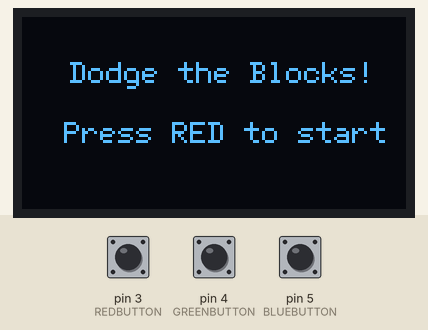
Simulated run of this sketch. Board: Arduino Uno, built with avr-gcc and run on an emulated ATmega328P. Shown: 128×64 one-colour display. Inputs (shaded band) come from the test bench; at power-on: pin 3 (REDBUTTON) HIGH, pin 4 (GREENBUTTON) HIGH, pin 5 (BLUEBUTTON) HIGH. Random numbers use the default seed unless the sketch sets one.

Above: at 1.2 s.
1.3 s: pin 3 (REDBUTTON) pulled LOW for 0.15 s
At 1.43 s:
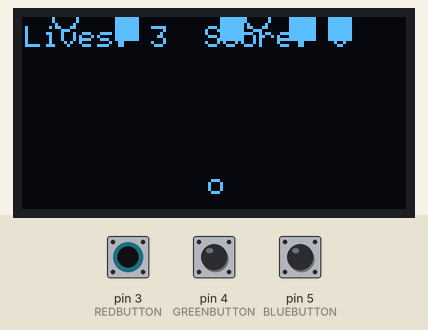
3.2 s: pin 4 (GREENBUTTON) pulled LOW for 0.15 s
At 3.32 s:
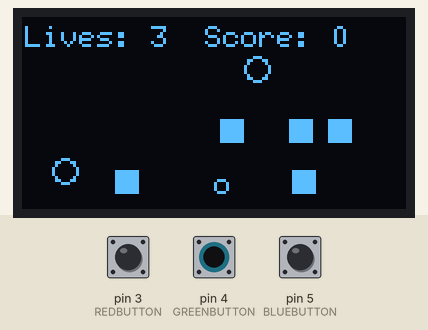
4.8 s: pin 5 (BLUEBUTTON) pulled LOW for 1 s
At 8.5 s:
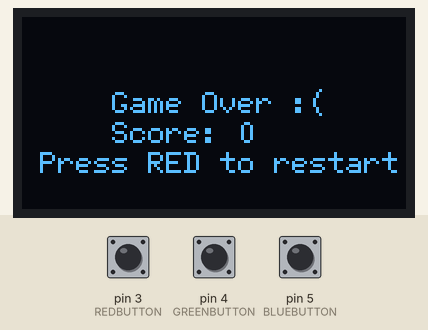
8.8 s: pin 3 (REDBUTTON) pulled LOW for 1 s
At 8.95 s:
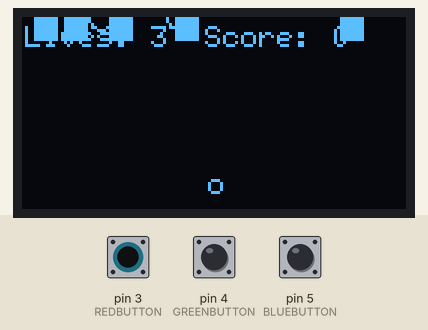
11.3 s: pin 4 (GREENBUTTON) pulled LOW for 1 s
At 11.51 s:
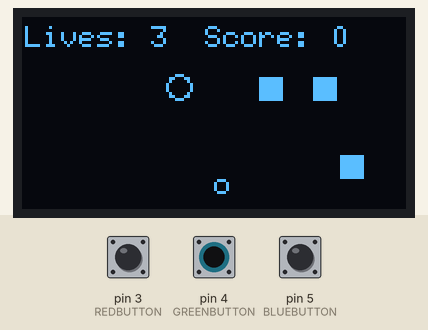
13.8 s: pin 5 (BLUEBUTTON) pulled LOW for 0.15 s
At 13.96 s:
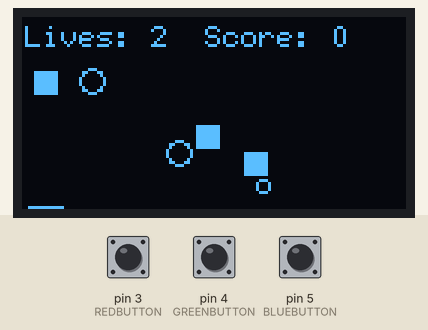

Measured:
- after the input at 1.3 s, the display: changes after 0.08 s (image 1)
- after the input at 8.8 s, the display: changes after 0.10 s (image 4)

The sketch:

dodgetheblocks.ino
```cpp
#include <Arduino.h>
#include <U8g2lib.h>
#include <SPI.h>
#include <time.h>

U8G2_SSD1309_128X64_NONAME0_F_4W_HW_SPI u8g2(U8G2_R0, /* cs=*/ 10, /* dc=*/ 9, /* reset=*/ 8);

#define BLUEBUTTON 5
#define GREENBUTTON 4
#define REDBUTTON 3
#define YELLOWBUTTON 2

class Player{
  public:
    float playerX;
    float playerY;
    int playerSpeed = 2;
    int playerScore = 0;
    int playerLives = 3;

  Player(){
    playerX = 64;
    playerY = 56;
  }

  void render(){
    u8g2.drawCircle(playerX, playerY, 2);
  }

  void update(){
    if(digitalRead(BLUEBUTTON) == LOW){
      playerX -= playerSpeed;
    }

    if(digitalRead(GREENBUTTON) == LOW){
      playerX += playerSpeed;
    }

    //limit the player to screen bounds
    if(playerX < 0) playerX = 0;
    if(playerX > 128) playerX = 128;
  }

  void reset(){
    playerScore = 0;
    playerLives = 3;
    playerX = 64;
    playerY = 56;
  }
};

class Obstacle{
  public:
    float obstacleX;
    float obstacleY;
    int obstacleSpeed;

  Obstacle(){
    obstacleX = rand() % 128;
    obstacleY = 0; //set to 0
    obstacleSpeed = 2 + rand() % 3;
  }

  void render(){
    u8g2.drawBox(obstacleX, obstacleY, 8, 8);
  }

  void update(){
    obstacleY += obstacleSpeed;

    if(obstacleY > 70){
      obstacleX = rand() % 128;
      obstacleY = 0; //set to 0
    }
  }

  void reset(){
    obstacleX = rand() % 128;
    obstacleY = 0;
    obstacleSpeed = 2 + rand() % 3;
  }
};

class Coin{
  public:
    float coinX;
    float coinY;
    int coinSpeed;

  Coin(){
    coinX = rand() % 128;
    coinY = 0;
    coinSpeed = 1 + rand() % 3;
  }

  void render(){
    u8g2.drawCircle(coinX, coinY, 4);
  }

  void update(){
    coinY += coinSpeed;

    if(coinY > 70){
      reset();
    }
  }

  void reset(){
    coinX = rand() % 128;
    coinY = 0;
    coinSpeed = 1 + rand() % 3;
  }
};

Player *player = new Player();

const int obstacleAmount = 5;
const int coinAmount = 2;

Obstacle obstacles[obstacleAmount];
Coin coins[coinAmount];

int gameState = 0; //0 is starting screen, 1 is main game, 2 is end screen

void restartGame(){
  player->reset();

  for(int i = 0; i < obstacleAmount; i++){
    obstacles[i].reset();
  }

  for(int i = 0; i < coinAmount; i++){
    coins[i].reset();
  }

    gameState = 1;
}

void setup() {
  srand(time(NULL));

  u8g2.begin();
  pinMode(BLUEBUTTON, INPUT_PULLUP);
  pinMode(GREENBUTTON, INPUT_PULLUP);
  pinMode(REDBUTTON, INPUT_PULLUP);
  pinMode(YELLOWBUTTON, INPUT_PULLUP);

  for(int i = 0; i < obstacleAmount; i++){
    Obstacle *newObstacle = new Obstacle();
    obstacles[i] = *newObstacle;
  }

  for(int i = 0; i < coinAmount; i++){
    Coin *newCoin = new Coin();
    coins[i] = *newCoin;
  }
}

void loop() {
  if(gameState == 0){
    if(digitalRead(REDBUTTON) == LOW){
      gameState = 1;
    }
  } else if(gameState == 1){
    player->update();

    for(int i = 0; i < obstacleAmount; i++){
      obstacles[i].update();

      if(((player->playerX >= obstacles[i].obstacleX) && (player->playerX <= obstacles[i].obstacleX + 8)) && ((player->playerY >= obstacles[i].obstacleY) && (player->playerY <= obstacles[i].obstacleY + 8))){
        player->playerLives--;
        obstacles[i].reset();
      }
    }

    for(int i = 0; i < coinAmount; i++){
      coins[i].update();

      if(((player->playerX >= coins[i].coinX - 4) && (player->playerX <= coins[i].coinX + 4)) && ((player->playerY >= coins[i].coinY - 4) && (player->playerY <= coins[i].coinY + 4))){
        player->playerScore++;
        coins[i].reset();
      }
    }

    if(player->playerLives == 0){
      gameState = 2;
    }
  } else if(gameState == 2){
    if(digitalRead(REDBUTTON) == LOW){
      restartGame();
    }
  }

  u8g2.firstPage();
  do {
    if(gameState == 1){
      u8g2.setFont(u8g2_font_6x12_mr);
      u8g2.setCursor(1, 10);
      u8g2.print("Lives: ");
      u8g2.print(player->playerLives);
      u8g2.print("  Score: ");
      u8g2.print(player->playerScore);

      //render each obstacle
      for(int i = 0; i < obstacleAmount; i++){
        obstacles[i].render();
      }

      for(int i = 0; i < coinAmount; i++){
        coins[i].render();
      }

      player->render();
    } else if (gameState == 2) {
      u8g2.setFont(u8g2_font_6x12_mr);
      u8g2.setCursor(30, 32);
      u8g2.print("Game Over :(");
      u8g2.setCursor(30, 42);
      u8g2.print("Score: ");
      u8g2.print(player->playerScore);
      u8g2.setCursor(6, 52);
      u8g2.print("Press RED to restart");
    } else if (gameState == 0){
      u8g2.setFont(u8g2_font_6x12_mr);
      u8g2.setCursor(16, 22);
      u8g2.print("Dodge the Blocks!");
      u8g2.setCursor(14, 42);
      u8g2.print("Press RED to start");
    }
  } while ( u8g2.nextPage() );
  delay(50);
}
```
